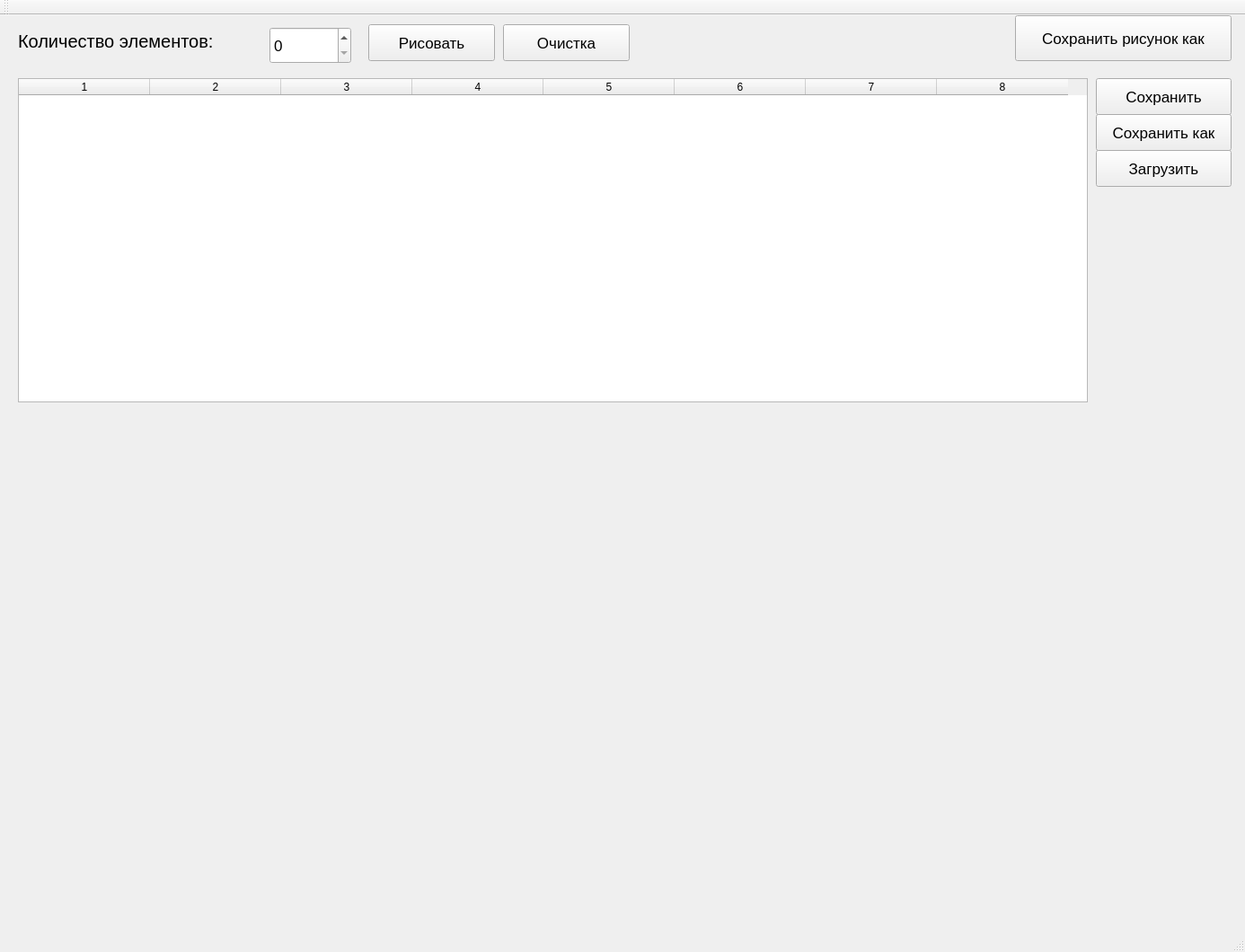
<?xml version="1.0" encoding="UTF-8"?>
<ui version="4.0">
 <class>MainWindow</class>
 <widget class="QMainWindow" name="MainWindow">
  <property name="geometry">
   <rect>
    <x>0</x>
    <y>0</y>
    <width>1386</width>
    <height>1060</height>
   </rect>
  </property>
  <property name="font">
   <font>
    <pointsize>18</pointsize>
   </font>
  </property>
  <property name="windowTitle">
   <string>MainWindow</string>
  </property>
  <widget class="QWidget" name="centralWidget">
   <widget class="QLabel" name="label">
    <property name="geometry">
     <rect>
      <x>20</x>
      <y>13</y>
      <width>281</width>
      <height>31</height>
     </rect>
    </property>
    <property name="font">
     <font>
      <pointsize>15</pointsize>
     </font>
    </property>
    <property name="text">
     <string>Количество элементов:</string>
    </property>
   </widget>
   <widget class="QSpinBox" name="spinBox">
    <property name="geometry">
     <rect>
      <x>300</x>
      <y>13</y>
      <width>91</width>
      <height>41</height>
     </rect>
    </property>
    <property name="font">
     <font>
      <pointsize>13</pointsize>
     </font>
    </property>
    <property name="maximum">
     <number>20</number>
    </property>
   </widget>
   <widget class="QPushButton" name="pushButton_Load">
    <property name="geometry">
     <rect>
      <x>1220</x>
      <y>150</y>
      <width>151</width>
      <height>41</height>
     </rect>
    </property>
    <property name="font">
     <font>
      <pointsize>13</pointsize>
     </font>
    </property>
    <property name="text">
     <string>Загрузить</string>
    </property>
   </widget>
   <widget class="QTableWidget" name="tableWidget">
    <property name="geometry">
     <rect>
      <x>20</x>
      <y>70</y>
      <width>1191</width>
      <height>361</height>
     </rect>
    </property>
    <property name="font">
     <font>
      <pointsize>9</pointsize>
     </font>
    </property>
    <property name="columnCount">
     <number>8</number>
    </property>
    <attribute name="horizontalHeaderCascadingSectionResizes">
     <bool>false</bool>
    </attribute>
    <attribute name="horizontalHeaderDefaultSectionSize">
     <number>146</number>
    </attribute>
    <attribute name="horizontalHeaderMinimumSectionSize">
     <number>46</number>
    </attribute>
    <attribute name="verticalHeaderDefaultSectionSize">
     <number>40</number>
    </attribute>
    <attribute name="verticalHeaderShowSortIndicator" stdset="0">
     <bool>false</bool>
    </attribute>
    <column/>
    <column/>
    <column/>
    <column/>
    <column/>
    <column/>
    <column/>
    <column/>
   </widget>
   <widget class="my_widget" name="widget" native="true">
    <property name="geometry">
     <rect>
      <x>20</x>
      <y>440</y>
      <width>1200</width>
      <height>500</height>
     </rect>
    </property>
   </widget>
   <widget class="QPushButton" name="pushButton_draw">
    <property name="geometry">
     <rect>
      <x>410</x>
      <y>10</y>
      <width>141</width>
      <height>41</height>
     </rect>
    </property>
    <property name="font">
     <font>
      <pointsize>13</pointsize>
     </font>
    </property>
    <property name="text">
     <string>Рисовать</string>
    </property>
   </widget>
   <widget class="QPushButton" name="pushButton_clear">
    <property name="geometry">
     <rect>
      <x>560</x>
      <y>10</y>
      <width>141</width>
      <height>41</height>
     </rect>
    </property>
    <property name="font">
     <font>
      <pointsize>13</pointsize>
     </font>
    </property>
    <property name="text">
     <string>Очистка</string>
    </property>
   </widget>
   <widget class="QPushButton" name="pushButton_Save_as">
    <property name="geometry">
     <rect>
      <x>1220</x>
      <y>110</y>
      <width>151</width>
      <height>41</height>
     </rect>
    </property>
    <property name="font">
     <font>
      <pointsize>13</pointsize>
     </font>
    </property>
    <property name="text">
     <string>Сохранить как</string>
    </property>
   </widget>
   <widget class="QPushButton" name="pushButton_Save">
    <property name="geometry">
     <rect>
      <x>1220</x>
      <y>70</y>
      <width>151</width>
      <height>41</height>
     </rect>
    </property>
    <property name="font">
     <font>
      <pointsize>13</pointsize>
     </font>
    </property>
    <property name="text">
     <string>Сохранить</string>
    </property>
   </widget>
   <widget class="QPushButton" name="pushButton_SaveWidget">
    <property name="geometry">
     <rect>
      <x>1130</x>
      <y>0</y>
      <width>241</width>
      <height>51</height>
     </rect>
    </property>
    <property name="font">
     <font>
      <pointsize>13</pointsize>
     </font>
    </property>
    <property name="text">
     <string>Сохранить рисунок как</string>
    </property>
   </widget>
  </widget>
  <widget class="QMenuBar" name="menuBar">
   <property name="geometry">
    <rect>
     <x>0</x>
     <y>0</y>
     <width>1386</width>
     <height>21</height>
    </rect>
   </property>
  </widget>
  <widget class="QToolBar" name="mainToolBar">
   <attribute name="toolBarArea">
    <enum>TopToolBarArea</enum>
   </attribute>
   <attribute name="toolBarBreak">
    <bool>false</bool>
   </attribute>
  </widget>
  <widget class="QStatusBar" name="statusBar"/>
 </widget>
 <layoutdefault spacing="6" margin="11"/>
 <customwidgets>
  <customwidget>
   <class>my_widget</class>
   <extends>QWidget</extends>
   <header location="global">my_widget.h</header>
   <container>1</container>
  </customwidget>
 </customwidgets>
 <tabstops>
  <tabstop>spinBox</tabstop>
  <tabstop>tableWidget</tabstop>
  <tabstop>pushButton_draw</tabstop>
  <tabstop>pushButton_clear</tabstop>
  <tabstop>pushButton_Save</tabstop>
  <tabstop>pushButton_Save_as</tabstop>
  <tabstop>pushButton_Load</tabstop>
  <tabstop>pushButton_SaveWidget</tabstop>
 </tabstops>
 <resources/>
 <connections/>
</ui>
